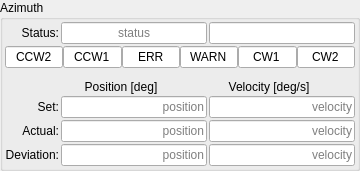
       <widget class="QGroupBox" name="groupBox_azimuth">
        <property name="maximumSize">
         <size>
          <width>360</width>
          <height>16777215</height>
         </size>
        </property>
        <property name="title">
         <string>Azimuth</string>
        </property>
        <layout class="QGridLayout" name="gridLayout_4">
         <property name="leftMargin">
          <number>2</number>
         </property>
         <property name="topMargin">
          <number>2</number>
         </property>
         <property name="rightMargin">
          <number>2</number>
         </property>
         <property name="bottomMargin">
          <number>2</number>
         </property>
         <property name="spacing">
          <number>2</number>
         </property>
         <item row="4" column="2">
          <widget class="QLineEdit" name="opcua_Azimuth_v_SetMax">
           <property name="minimumSize">
            <size>
             <width>0</width>
             <height>22</height>
            </size>
           </property>
           <property name="maximumSize">
            <size>
             <width>16777215</width>
             <height>16777215</height>
            </size>
           </property>
           <property name="focusPolicy">
            <enum>Qt::FocusPolicy::NoFocus</enum>
           </property>
           <property name="alignment">
            <set>Qt::AlignmentFlag::AlignRight|Qt::AlignmentFlag::AlignTrailing|Qt::AlignmentFlag::AlignVCenter</set>
           </property>
           <property name="readOnly">
            <bool>true</bool>
           </property>
           <property name="placeholderText">
            <string>velocity</string>
           </property>
           <property name="opcua" stdset="0">
            <string>Azimuth.Status.v_SetMax</string>
           </property>
          </widget>
         </item>
         <item row="0" column="1">
          <widget class="QLineEdit" name="opcua_Azimuth_AxisState">
           <property name="minimumSize">
            <size>
             <width>0</width>
             <height>22</height>
            </size>
           </property>
           <property name="maximumSize">
            <size>
             <width>16777215</width>
             <height>16777215</height>
            </size>
           </property>
           <property name="focusPolicy">
            <enum>Qt::FocusPolicy::NoFocus</enum>
           </property>
           <property name="alignment">
            <set>Qt::AlignmentFlag::AlignCenter</set>
           </property>
           <property name="readOnly">
            <bool>true</bool>
           </property>
           <property name="placeholderText">
            <string>status</string>
           </property>
           <property name="opcua" stdset="0">
            <string>Azimuth.Status.AxisState</string>
           </property>
           <property name="opcua_type" stdset="0">
            <string>AxisStateType</string>
           </property>
          </widget>
         </item>
         <item row="5" column="1">
          <widget class="QLineEdit" name="opcua_Azimuth_p_Act">
           <property name="minimumSize">
            <size>
             <width>0</width>
             <height>22</height>
            </size>
           </property>
           <property name="maximumSize">
            <size>
             <width>16777215</width>
             <height>16777215</height>
            </size>
           </property>
           <property name="focusPolicy">
            <enum>Qt::FocusPolicy::NoFocus</enum>
           </property>
           <property name="alignment">
            <set>Qt::AlignmentFlag::AlignRight|Qt::AlignmentFlag::AlignTrailing|Qt::AlignmentFlag::AlignVCenter</set>
           </property>
           <property name="readOnly">
            <bool>true</bool>
           </property>
           <property name="placeholderText">
            <string>position</string>
           </property>
           <property name="opcua" stdset="0">
            <string>Azimuth.Status.p_Act</string>
           </property>
          </widget>
         </item>
         <item row="1" column="0" colspan="3">
          <layout class="QHBoxLayout" name="horizontalLayout_11">
           <property name="spacing">
            <number>0</number>
           </property>
           <item>
            <widget class="QLineEdit" name="azimuth_err_lim2ccw">
             <property name="minimumSize">
              <size>
               <width>0</width>
               <height>20</height>
              </size>
             </property>
             <property name="focusPolicy">
              <enum>Qt::FocusPolicy::NoFocus</enum>
             </property>
             <property name="text">
              <string>CCW2</string>
             </property>
             <property name="alignment">
              <set>Qt::AlignmentFlag::AlignCenter</set>
             </property>
             <property name="readOnly">
              <bool>true</bool>
             </property>
             <property name="opcua" stdset="0">
              <string>Azimuth.ErrorStatus.errLim2CCW</string>
             </property>
             <property name="opcua_type" stdset="0">
              <string>Boolean</string>
             </property>
             <property name="led_colour" stdset="0">
              <string>red</string>
             </property>
            </widget>
           </item>
           <item>
            <widget class="QLineEdit" name="azimuth_warn_lim1ccw">
             <property name="minimumSize">
              <size>
               <width>50</width>
               <height>20</height>
              </size>
             </property>
             <property name="focusPolicy">
              <enum>Qt::FocusPolicy::NoFocus</enum>
             </property>
             <property name="text">
              <string>CCW1</string>
             </property>
             <property name="alignment">
              <set>Qt::AlignmentFlag::AlignCenter</set>
             </property>
             <property name="readOnly">
              <bool>true</bool>
             </property>
             <property name="opcua" stdset="0">
              <string>Azimuth.WarningStatus.waLim1CCW</string>
             </property>
             <property name="opcua_type" stdset="0">
              <string>Boolean</string>
             </property>
             <property name="led_colour" stdset="0">
              <string>yellow</string>
             </property>
            </widget>
           </item>
           <item>
            <widget class="QLineEdit" name="lineEdit_27">
             <property name="minimumSize">
              <size>
               <width>0</width>
               <height>20</height>
              </size>
             </property>
             <property name="focusPolicy">
              <enum>Qt::FocusPolicy::NoFocus</enum>
             </property>
             <property name="text">
              <string>ERR</string>
             </property>
             <property name="alignment">
              <set>Qt::AlignmentFlag::AlignCenter</set>
             </property>
             <property name="readOnly">
              <bool>true</bool>
             </property>
             <property name="opcua" stdset="0">
              <string>Management.ErrorStatus.errAzimuth</string>
             </property>
             <property name="opcua_type" stdset="0">
              <string>Boolean</string>
             </property>
             <property name="led_colour" stdset="0">
              <string>red</string>
             </property>
            </widget>
           </item>
           <item>
            <widget class="QLineEdit" name="lineEdit_28">
             <property name="minimumSize">
              <size>
               <width>50</width>
               <height>20</height>
              </size>
             </property>
             <property name="focusPolicy">
              <enum>Qt::FocusPolicy::NoFocus</enum>
             </property>
             <property name="text">
              <string>WARN</string>
             </property>
             <property name="alignment">
              <set>Qt::AlignmentFlag::AlignCenter</set>
             </property>
             <property name="readOnly">
              <bool>true</bool>
             </property>
             <property name="opcua" stdset="0">
              <string>Management.WarningStatus.waAzimuth</string>
             </property>
             <property name="opcua_type" stdset="0">
              <string>Boolean</string>
             </property>
             <property name="led_colour" stdset="0">
              <string>orange</string>
             </property>
            </widget>
           </item>
           <item>
            <widget class="QLineEdit" name="lineEdit_29">
             <property name="minimumSize">
              <size>
               <width>0</width>
               <height>20</height>
              </size>
             </property>
             <property name="focusPolicy">
              <enum>Qt::FocusPolicy::NoFocus</enum>
             </property>
             <property name="text">
              <string>CW1</string>
             </property>
             <property name="alignment">
              <set>Qt::AlignmentFlag::AlignCenter</set>
             </property>
             <property name="readOnly">
              <bool>true</bool>
             </property>
             <property name="opcua" stdset="0">
              <string>Azimuth.WarningStatus.waLim1CW</string>
             </property>
             <property name="opcua_type" stdset="0">
              <string>Boolean</string>
             </property>
             <property name="led_colour" stdset="0">
              <string>yellow</string>
             </property>
            </widget>
           </item>
           <item>
            <widget class="QLineEdit" name="lineEdit_30">
             <property name="minimumSize">
              <size>
               <width>0</width>
               <height>20</height>
              </size>
             </property>
             <property name="focusPolicy">
              <enum>Qt::FocusPolicy::NoFocus</enum>
             </property>
             <property name="text">
              <string>CW2</string>
             </property>
             <property name="alignment">
              <set>Qt::AlignmentFlag::AlignCenter</set>
             </property>
             <property name="readOnly">
              <bool>true</bool>
             </property>
             <property name="opcua" stdset="0">
              <string>Azimuth.ErrorStatus.errLim2CW</string>
             </property>
             <property name="opcua_type" stdset="0">
              <string>Boolean</string>
             </property>
             <property name="led_colour" stdset="0">
              <string>red</string>
             </property>
            </widget>
           </item>
          </layout>
         </item>
         <item row="4" column="0">
          <widget class="QLabel" name="label_12">
           <property name="text">
            <string>Set:</string>
           </property>
           <property name="alignment">
            <set>Qt::AlignmentFlag::AlignRight|Qt::AlignmentFlag::AlignTrailing|Qt::AlignmentFlag::AlignVCenter</set>
           </property>
          </widget>
         </item>
         <item row="2" column="1">
          <spacer name="verticalSpacer_13">
           <property name="orientation">
            <enum>Qt::Orientation::Vertical</enum>
           </property>
           <property name="sizeHint" stdset="0">
            <size>
             <width>20</width>
             <height>10</height>
            </size>
           </property>
          </spacer>
         </item>
         <item row="3" column="1">
          <widget class="QLabel" name="label_10">
           <property name="maximumSize">
            <size>
             <width>120</width>
             <height>16777215</height>
            </size>
           </property>
           <property name="text">
            <string>Position [deg]</string>
           </property>
           <property name="alignment">
            <set>Qt::AlignmentFlag::AlignCenter</set>
           </property>
          </widget>
         </item>
         <item row="5" column="2">
          <widget class="QLineEdit" name="opcua_Azimuth_v_Act">
           <property name="minimumSize">
            <size>
             <width>0</width>
             <height>22</height>
            </size>
           </property>
           <property name="maximumSize">
            <size>
             <width>16777215</width>
             <height>16777215</height>
            </size>
           </property>
           <property name="focusPolicy">
            <enum>Qt::FocusPolicy::NoFocus</enum>
           </property>
           <property name="alignment">
            <set>Qt::AlignmentFlag::AlignRight|Qt::AlignmentFlag::AlignTrailing|Qt::AlignmentFlag::AlignVCenter</set>
           </property>
           <property name="readOnly">
            <bool>true</bool>
           </property>
           <property name="placeholderText">
            <string>velocity</string>
           </property>
           <property name="opcua" stdset="0">
            <string>Azimuth.Status.v_Act</string>
           </property>
          </widget>
         </item>
         <item row="5" column="0">
          <widget class="QLabel" name="label_13">
           <property name="text">
            <string>Actual:</string>
           </property>
           <property name="alignment">
            <set>Qt::AlignmentFlag::AlignRight|Qt::AlignmentFlag::AlignTrailing|Qt::AlignmentFlag::AlignVCenter</set>
           </property>
          </widget>
         </item>
         <item row="0" column="2">
          <widget class="QLineEdit" name="line_edit_system_17">
           <property name="minimumSize">
            <size>
             <width>55</width>
             <height>22</height>
            </size>
           </property>
           <property name="maximumSize">
            <size>
             <width>16777215</width>
             <height>16777215</height>
            </size>
           </property>
           <property name="focusPolicy">
            <enum>Qt::FocusPolicy::NoFocus</enum>
           </property>
           <property name="text">
            <string/>
           </property>
           <property name="alignment">
            <set>Qt::AlignmentFlag::AlignCenter</set>
           </property>
           <property name="readOnly">
            <bool>true</bool>
           </property>
           <property name="opcua" stdset="0">
            <string>Azimuth.Status.AxisMoving</string>
           </property>
           <property name="opcua_type" stdset="0">
            <string>Boolean</string>
           </property>
           <property name="led_colour" stdset="0">
            <string>green</string>
           </property>
          </widget>
         </item>
         <item row="0" column="0">
          <widget class="QLabel" name="label_16">
           <property name="text">
            <string>Status:</string>
           </property>
           <property name="alignment">
            <set>Qt::AlignmentFlag::AlignRight|Qt::AlignmentFlag::AlignTrailing|Qt::AlignmentFlag::AlignVCenter</set>
           </property>
          </widget>
         </item>
         <item row="3" column="2">
          <widget class="QLabel" name="label_11">
           <property name="maximumSize">
            <size>
             <width>120</width>
             <height>16777215</height>
            </size>
           </property>
           <property name="text">
            <string>Velocity [deg/s]</string>
           </property>
           <property name="alignment">
            <set>Qt::AlignmentFlag::AlignCenter</set>
           </property>
          </widget>
         </item>
         <item row="4" column="1">
          <widget class="QLineEdit" name="opcua_Azimuth_p_Set">
           <property name="minimumSize">
            <size>
             <width>0</width>
             <height>22</height>
            </size>
           </property>
           <property name="maximumSize">
            <size>
             <width>16777215</width>
             <height>16777215</height>
            </size>
           </property>
           <property name="focusPolicy">
            <enum>Qt::FocusPolicy::NoFocus</enum>
           </property>
           <property name="alignment">
            <set>Qt::AlignmentFlag::AlignRight|Qt::AlignmentFlag::AlignTrailing|Qt::AlignmentFlag::AlignVCenter</set>
           </property>
           <property name="readOnly">
            <bool>true</bool>
           </property>
           <property name="placeholderText">
            <string>position</string>
           </property>
           <property name="opcua" stdset="0">
            <string>Azimuth.Status.p_Set</string>
           </property>
          </widget>
         </item>
         <item row="6" column="2">
          <widget class="QLineEdit" name="opcua_Azimuth_v_Shape">
           <property name="minimumSize">
            <size>
             <width>0</width>
             <height>22</height>
            </size>
           </property>
           <property name="maximumSize">
            <size>
             <width>16777215</width>
             <height>16777215</height>
            </size>
           </property>
           <property name="focusPolicy">
            <enum>Qt::FocusPolicy::NoFocus</enum>
           </property>
           <property name="alignment">
            <set>Qt::AlignmentFlag::AlignRight|Qt::AlignmentFlag::AlignTrailing|Qt::AlignmentFlag::AlignVCenter</set>
           </property>
           <property name="readOnly">
            <bool>true</bool>
           </property>
           <property name="placeholderText">
            <string>velocity</string>
           </property>
           <property name="opcua" stdset="0">
            <string>Azimuth.Status.v_Shape</string>
           </property>
          </widget>
         </item>
         <item row="6" column="0">
          <widget class="QLabel" name="label_14">
           <property name="text">
            <string>Deviation:</string>
           </property>
           <property name="alignment">
            <set>Qt::AlignmentFlag::AlignRight|Qt::AlignmentFlag::AlignTrailing|Qt::AlignmentFlag::AlignVCenter</set>
           </property>
          </widget>
         </item>
         <item row="6" column="1">
          <widget class="QLineEdit" name="opcua_Azimuth_p_Dev">
           <property name="minimumSize">
            <size>
             <width>0</width>
             <height>22</height>
            </size>
           </property>
           <property name="maximumSize">
            <size>
             <width>16777215</width>
             <height>16777215</height>
            </size>
           </property>
           <property name="focusPolicy">
            <enum>Qt::FocusPolicy::NoFocus</enum>
           </property>
           <property name="alignment">
            <set>Qt::AlignmentFlag::AlignRight|Qt::AlignmentFlag::AlignTrailing|Qt::AlignmentFlag::AlignVCenter</set>
           </property>
           <property name="readOnly">
            <bool>true</bool>
           </property>
           <property name="placeholderText">
            <string>position</string>
           </property>
           <property name="opcua" stdset="0">
            <string>Azimuth.Status.p_Dev</string>
           </property>
          </widget>
         </item>
        </layout>
       </widget>
